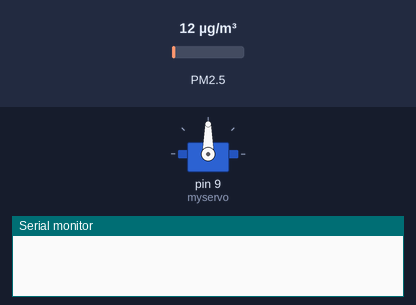
Simulated run of this sketch. Board: Arduino Uno, built with avr-gcc and run on an emulated ATmega328P. Parts: servo, the last lines printed to the serial monitor. Wiring (inferred from the names in the program): dust sensor: data pin 8. The inputs (shaded band) are chosen by the test bench; at power-on: PM2.5 12 µg/m³.

Above: at 0.1 s.
At 30.3 s:
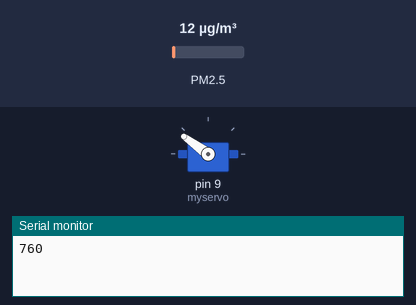
At 60.5 s:
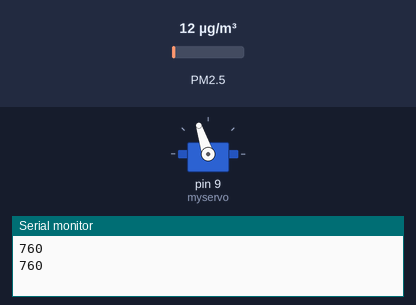
At 120.9 s:
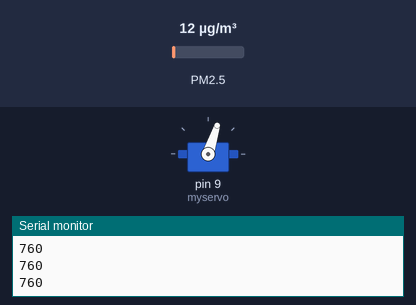
Timing chart, 0 to 122.4 s (numbered marks = the images above):
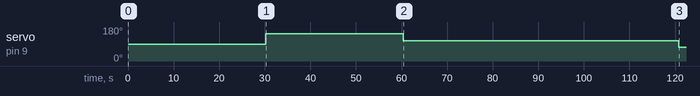

The sketch:

pm25_tree.ino
```cpp
/* Grove - Dust Sensor Demo v1.0
 Interface to Shinyei Model PPD42NS Particle Sensor
 Program by Christopher Nafis
 Written April 2012

 http://www.seeedstudio.com/depot/grove-dust-sensor-p-1050.html
 http://www.sca-shinyei.com/pdf/PPD42NS.pdf

 JST Pin 1 (Black Wire)  => Arduino GND
 JST Pin 3 (Red wire)    => Arduino 5VDC
 JST Pin 4 (Yellow wire) => Arduino Digital Pin 8
 */


/* smoothing */

const int numReadings = 10;

int readings[numReadings];      // the readings from the analog input
int index = 0;                  // the index of the current reading
int total = 0;                  // the running total
int average = 0;                // the average


#include <Servo.h>
Servo myservo;  // create servo object to control a servo
// a maximum of eight servo objects can be created
int pos = 0;

int pin = 8;
unsigned long duration;
unsigned long starttime;
unsigned long sampletime_ms = 30000;//sampe 30s ;
unsigned long lowpulseoccupancy = 0;

float ratio = 0;
int concentration = 0;

void setup() {
  Serial.begin(9600);
  pinMode(8,INPUT);
  for (int thisReading = 0; thisReading < numReadings; thisReading++) {
    readings[thisReading] = 0;
  }
  starttime = millis();//get the current time;
  myservo.attach(9);
}

void loop() {
  duration = pulseIn(pin, LOW);
  lowpulseoccupancy = lowpulseoccupancy+duration;
  if ((millis()-starttime) > sampletime_ms)  //if the sample time == 30s
  {

    total= total - readings[index];

    ratio = lowpulseoccupancy/(sampletime_ms*10.0);  // Integer percentage 0=>100
    concentration = 1.1*pow(ratio,3)-3.8*pow(ratio,2)+520*ratio+0.62; // using spec sheet curve

    Serial.println(concentration);

    lowpulseoccupancy = 0;

    readings[index] = concentration;

    total= total + readings[index];
    index = index + 1;

    if (index >= numReadings)  {
      index = 0;
    }
    average = total / numReadings;
    pm25(average);
    starttime = millis();


  }
}

void pm25(long range) {

  if (range >0 && range <= 75) {
    pos = 180;
  }
  else if(range >75 && range <=150) {
    pos = 144;
  }
  else if(range >150 && range <=300) {
    pos = 108;
  }
  else if(range > 300 && range <= 1050) {
    pos = 72;
  }
  else if(range> 1050 && range <= 3000) {
    pos = 36;
  }
  else {
    pos = 0;
  }

  myservo.write(pos);
}
```

Measured:
- by itself, servo on pin 9 (myservo): 90° → 144° at 30.2 s, → 108° 30.2 s later, → 72° 60.4 s later
